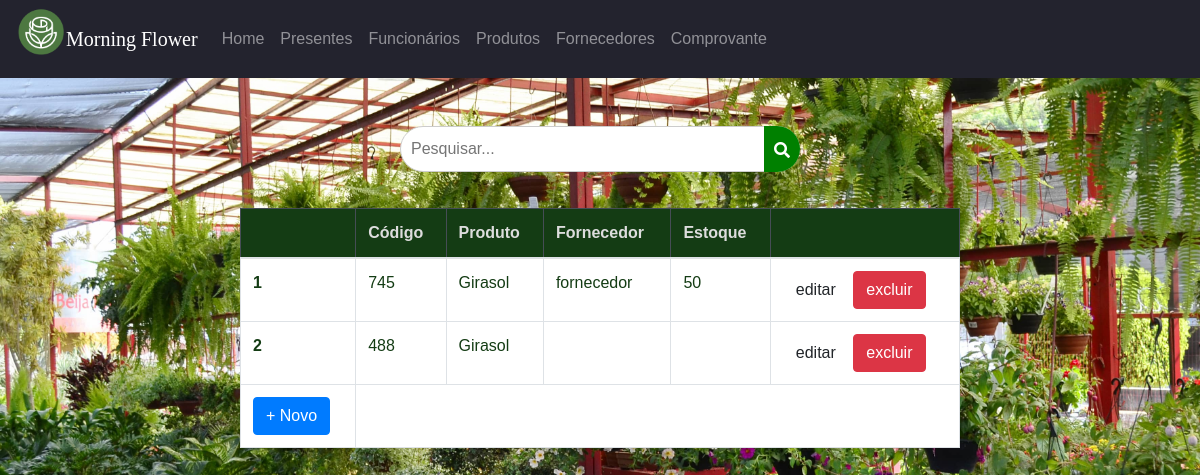
The app's page /painel/index.php?acao=produtos with its own data.
### tables this page shows
CREATE TABLE `produtos` (
  `codigo` int(11) NOT NULL,
  `produto` varchar(225) NOT NULL,
  `estoque` varchar(10) NOT NULL,
  `precodecompra` varchar(14) NOT NULL,
  `precodevenda` varchar(20) NOT NULL,
  `fornecedor` varchar(225) NOT NULL,
  `validade` varchar(100) NOT NULL,
  `observacao` varchar(225) DEFAULT NULL,
  `categoria` varchar(45) DEFAULT NULL,
  `margemdelucro` varchar(45) NOT NULL,
  `lucroanterior` varchar(45) NOT NULL,
  `id` int(11) NOT NULL
);

### consultaSQL.php (called while the page is built, shortened)
<?php
function conectar() {
$hostname = 'localhost';
$database = 'morningflower';
$username = 'root';
$password = '';
try {
    $conexao = new PDO("mysql:host=$hostname;dbname=$database", $username, $password);
    return $conexao;
} catch (PDOException $e) {
    die("Erro na conexão com o banco de dados: " . $e);
}
}
function select($tabela, $where = null) {
    $conexao = conectar();
    try {
        if (isset($where)) {
            $sql = "SELECT * FROM $tabela WHERE $where";
            $stmt = $conexao->prepare($sql);
        } else {
            $sql = "SELECT * FROM $tabela";
            $stmt = $conexao->prepare($sql);
        }
        $stmt->execute();
        $resultado = $stmt->fetchAll();
        return $resultado;
    } catch (PDOException $e) {
        echo "Erro: " . $e->getMessage();
    }
}
?>

### painel/produtos.php (the view, shortened to what this page needs)
<?php
$listaProdutos = select ('produtos');
?>
 <div class="search-container">
 <div class="search-wrapper">
    <input type="text" id="searchInput"  placeholder="Pesquisar...">
    <button type="button" id="searchButton">
    <i class="fas fa-search"></i>
  </button>
  </div>
 </div>
<div class="tabela">
<table class="table table-bordered table-hover mt-3">
  <thead class="table-dark cordatabela">
    <tr>
      <th scope="col"></th>
      <th scope="col">Código</th>
      <th scope="col">Produto</th>
      <th scope="col">Fornecedor</th>
      <th scope="col">Estoque</th>
      <th scope="col"> </th>
    </tr>
  </thead>
  <tbody>
  <?php
      foreach ($listaProdutos as $indice => $linha) { ?>
<tr class="">
        <th scope="row"><?php echo $indice +1; ?></th>
        <td><?php echo $linha['codigo']; ?></td>
        <td><?php echo $linha['produto']; ?></td>
        <td><?php echo $linha['fornecedor']; ?></td>
        <td><?php echo $linha['estoque']; ?></td>
        <td>
          <button type="submit" class="btn btn-cadastro">editar</button>
          <button type="submit" class="btn btn-danger" name="excluir">excluir</button>
        </td>
      </tr>
      <?php };
      ?>
    <td scope="row">
        <button type="button" class="btn btn-primary" data-toggle="modal" data-target="#exampleModalCenter ">+ Novo </button>
    </td>
  </tbody>
</table>
</div>

### css/telainicial.css (style rules this page uses)
body, html { margin: 0; padding: 0; font-family: Arial, Helvetica, sans-serif; }
body.login { background-image: url("../img/imagemdefundo.jpg") ; background-repeat: no-repeat; background-size: cover; background-attachment: fixed; }
table.table-bordered { background-color: white !important; width: 60%; color: #143c14 !important; }
thead.cordatabela { background-color: #143c14 !important; color: #ddd; }
div.tabela { display: flex; justify-content: center; }

### css/styles.css (style rules this page uses)
.search-container { margin: 20px auto; max-width: 400px; position: relative; }
.search-wrapper { position: relative; }
#searchInput { width: 100%; padding: 10px 40px 10px 10px; font-size: 16px; border: 1px solid #ccc; border-radius: 25px; }
#searchButton { position: absolute; top: 0; right: 0; height: 100%; padding: 10px; font-size: 16px; background-color: green; color: #fff; border: none; border-radius: 0 25px 25px 0; cursor: pointer; }
#searchButton i { display: inline-block; vertical-align: middle; }

### records on screen
produtos: codigo "745", produto "Girasol", fornecedor "fornecedor", estoque "50"
produtos: codigo "488", produto "Girasol"
